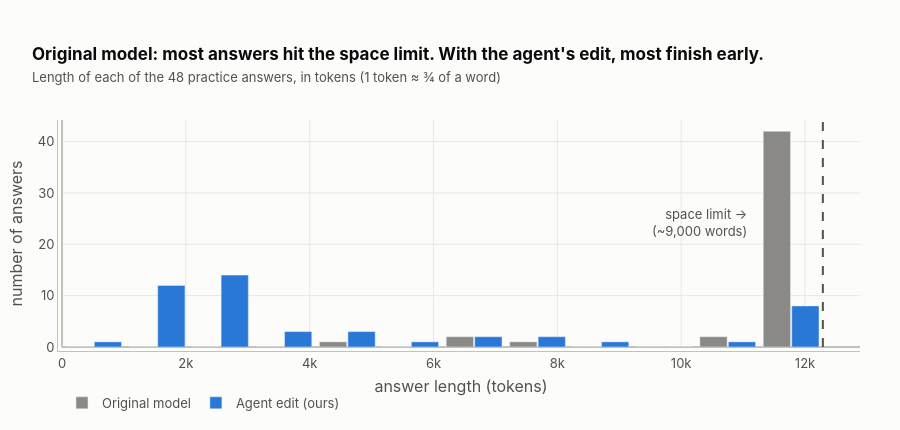

The code cell stored with this chart in its notebook:
### Markdown cell above
## 1. The problem: the model talks itself in circles

Each bar counts how many answers were a given length. The dashed line is the space limit. An answer at the limit
means the model was still "thinking" when it ran out of room, so it **never wrote an answer**.

### Code cell
CAP = 12288
bins = list(range(0, CAP + 1024, 1024))
fig = go.Figure()
for arm in ["base", "m2a_a1_062959_102"]:
    r = rows("dev48", arm)
    df = pd.DataFrame({"tok": [x["n_tokens"] for x in r], "ok": [x["correct"] for x in r], "cut": [x["cut"] for x in r]})
    df["bin"] = pd.cut(df.tok.clip(upper=CAP - 1), bins, right=False, labels=bins[:-1]).astype(int)
    g = df.groupby("bin").agg(n=("ok", "size"), ok=("ok", "sum"), cut=("cut", "sum")).reindex(bins[:-1], fill_value=0)
    custom = [[b, b + 1024, int(b * 0.75), int((b + 1024) * 0.75), n, k, c] for b, n, k, c in zip(g.index, g.n, g.ok, g.cut)]
    fig.add_bar(x=[b + 512 for b in g.index], y=g.n, name=label(arm), marker_color=color(arm), width=440,
                offset=-450 if arm == "base" else 10, customdata=custom,
                hovertemplate=f"<b>{label(arm)}</b><br>%{{customdata[4]}} answers were %{{customdata[0]:,}}–%{{customdata[1]:,}} tokens long"
                              "<br>(about %{customdata[2]:,}–%{customdata[3]:,} words)<br>correct: %{customdata[5]} · ran out of space: %{customdata[6]}<extra></extra>")
fig.add_vline(x=CAP, line_dash="dash", line_color=INK2)
fig.add_annotation(x=CAP - 1200, y=0.55, yref="paper", text="space limit →<br>(~9,000 words)", showarrow=False, xanchor="right", align="right", font=dict(color=INK2))
style(fig, 430, "Original model: most answers hit the space limit. With the agent's edit, most finish early.",
      "Length of each of the 48 practice answers, in tokens (1 token ≈ ¾ of a word)")
fig.update_xaxes(title="answer length (tokens)", range=[0, CAP + 600])
fig.update_yaxes(title="number of answers")
show(fig)

cut = {a: gen["dev48"][a]["summary"]["cut"] for a in ["base", "m2a_a1_062959_102"]}
display(Markdown(f"""
| | ran out of space | solved |
|---|---|---|
| **Original model** | **{cut['base']:.0%}** of answers | {acc('dev48','base')[0]} of 48 |
| **With the agent's edit** | **{cut['m2a_a1_062959_102']:.0%}** of answers | {acc('dev48','m2a_a1_062959_102')[0]} of 48 |
"""))

### Figure 1 — Plotly figure (JSON) as saved in the notebook; plotly's stock layout.template omitted (floating-point values rounded to 4 significant figures)
{"data": [{"customdata": [[0, 1024, 0, 768, 0, 0, 0], [1024, 2048, 768, 1536, 0, 0, 0], [2048, 3072, 1536, 2304, 0, 0, 0], [3072, 4096, 2304, 3072, 0, 0, 0], [4096, 5120, 3072, 3840, 1, 0, 0], [5120, 6144, 3840, 4608, 0, 0, 0], [6144, 7168, 4608, 5376, 2, 2, 0], [7168, 8192, 5376, 6144, 1, 0, 0], [8192, 9216, 6144, 6912, 0, 0, 0], [9216, 10240, 6912, 7680, 0, 0, 0], [10240, 11264, 7680, 8448, 2, 2, 0], [11264, 12288, 8448, 9216, 42, 3, 41]], "hovertemplate": "<b>Original model</b><br>%{customdata[4]} answers were %{customdata[0]:,}–%{customdata[1]:,} tokens long<br>(about %{customdata[2]:,}–%{customdata[3]:,} words)<br>correct: %{customdata[5]} · ran out of space: %{customdata[6]}<extra></extra>", "marker": {"color": "#8a8985"}, "name": "Original model", "offset": -450, "type": "bar", "width": 440, "x": [512, 1536, 2560, 3584, 4608, 5632, 6656, 7680, 8704, 9728, 10752, 11776], "y": [0, 0, 0, 0, 1, 0, 2, 1, 0, 0, 2, 42]}, {"customdata": [[0, 1024, 0, 768, 1, 1, 0], [1024, 2048, 768, 1536, 12, 9, 0], [2048, 3072, 1536, 2304, 14, 11, 0], [3072, 4096, 2304, 3072, 3, 2, 0], [4096, 5120, 3072, 3840, 3, 3, 0], [5120, 6144, 3840, 4608, 1, 1, 0], [6144, 7168, 4608, 5376, 2, 2, 0], [7168, 8192, 5376, 6144, 2, 1, 0], [8192, 9216, 6144, 6912, 1, 1, 0], [9216, 10240, 6912, 7680, 0, 0, 0], [10240, 11264, 7680, 8448, 1, 1, 0], [11264, 12288, 8448, 9216, 8, 0, 8]], "hovertemplate": "<b>Agent edit (ours)</b><br>%{customdata[4]} answers were %{customdata[0]:,}–%{customdata[1]:,} tokens long<br>(about %{customdata[2]:,}–%{customdata[3]:,} words)<br>correct: %{customdata[5]} · ran out of space: %{customdata[6]}<extra></extra>", "marker": {"color": "#2a78d6"}, "name": "Agent edit (ours)", "offset": 10, "type": "bar", "width": 440, "x": [512, 1536, 2560, 3584, 4608, 5632, 6656, 7680, 8704, 9728, 10752, 11776], "y": [1, 12, 14, 3, 3, 1, 2, 2, 1, 0, 1, 8]}], "layout": {"annotations": [{"align": "right", "font": {"color": "#52514e"}, "showarrow": false, "text": "space limit →<br>(~9,000 words)", "x": 11088, "xanchor": "right", "y": 0.55, "yref": "paper"}], "bargap": 0.25, "font": {"color": "#52514e", "family": "Inter, Helvetica, Arial, sans-serif", "size": 13}, "height": 430, "hoverlabel": {"align": "left", "bgcolor": "white", "bordercolor": "#c3c2b7", "font": {"color": "#0b0b0b", "size": 13}}, "legend": {"font": {"color": "#52514e"}, "orientation": "h", "x": 0, "xref": "paper", "y": -0.18}, "margin": {"b": 48, "l": 40, "pad": 4, "r": 40, "t": 120}, "paper_bgcolor": "#fcfcfb", "plot_bgcolor": "#fcfcfb", "shapes": [{"line": {"color": "#52514e", "dash": "dash"}, "type": "line", "x0": 12288, "x1": 12288, "xref": "x", "y0": 0, "y1": 1, "yref": "y domain"}], "title": {"font": {"color": "#0b0b0b", "size": 17}, "pad": {"l": 32, "t": 8}, "text": "<b>Original model: most answers hit the space limit. With the agent's edit, most finish early.</b><br><span style='font-size:13px;color:#52514e'>Length of each of the 48 practice answers, in tokens (1 token ≈ ¾ of a word)</span>", "x": 0, "xanchor": "left", "xref": "container"}, "xaxis": {"gridcolor": "#e8e7e3", "linecolor": "#c3c2b7", "range": [0, 12888], "tickfont": {"color": "#52514e"}, "title": {"text": "answer length (tokens)"}, "zerolinecolor": "#c3c2b7"}, "yaxis": {"gridcolor": "#e8e7e3", "linecolor": "#c3c2b7", "tickfont": {"color": "#52514e"}, "title": {"text": "number of answers"}, "zerolinecolor": "#c3c2b7"}}}
